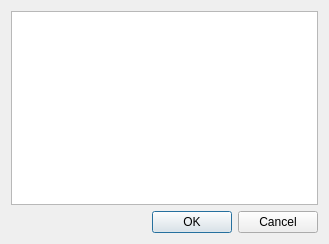
<?xml version="1.0" encoding="UTF-8"?>
<ui version="4.0">
 <class>SelectGroupDialog</class>
 <widget class="QDialog" name="SelectGroupDialog">
  <property name="geometry">
   <rect>
    <x>0</x>
    <y>0</y>
    <width>329</width>
    <height>244</height>
   </rect>
  </property>
  <property name="minimumSize">
   <size>
    <width>329</width>
    <height>244</height>
   </size>
  </property>
  <property name="windowTitle">
   <string>Dialog</string>
  </property>
  <layout class="QGridLayout" name="gridLayout">
   <item row="0" column="0">
    <layout class="QVBoxLayout" name="verticalLayout">
     <item>
      <widget class="QTreeView" name="treeGroup"/>
     </item>
     <item>
      <widget class="QDialogButtonBox" name="buttonBox">
       <property name="orientation">
        <enum>Qt::Horizontal</enum>
       </property>
       <property name="standardButtons">
        <set>QDialogButtonBox::Cancel|QDialogButtonBox::Ok</set>
       </property>
      </widget>
     </item>
    </layout>
   </item>
  </layout>
 </widget>
 <resources/>
 <connections>
  <connection>
   <sender>buttonBox</sender>
   <signal>accepted()</signal>
   <receiver>SelectGroupDialog</receiver>
   <slot>accept()</slot>
   <hints>
    <hint type="sourcelabel">
     <x>248</x>
     <y>254</y>
    </hint>
    <hint type="destinationlabel">
     <x>157</x>
     <y>274</y>
    </hint>
   </hints>
  </connection>
  <connection>
   <sender>buttonBox</sender>
   <signal>rejected()</signal>
   <receiver>SelectGroupDialog</receiver>
   <slot>reject()</slot>
   <hints>
    <hint type="sourcelabel">
     <x>316</x>
     <y>260</y>
    </hint>
    <hint type="destinationlabel">
     <x>286</x>
     <y>274</y>
    </hint>
   </hints>
  </connection>
 </connections>
</ui>
